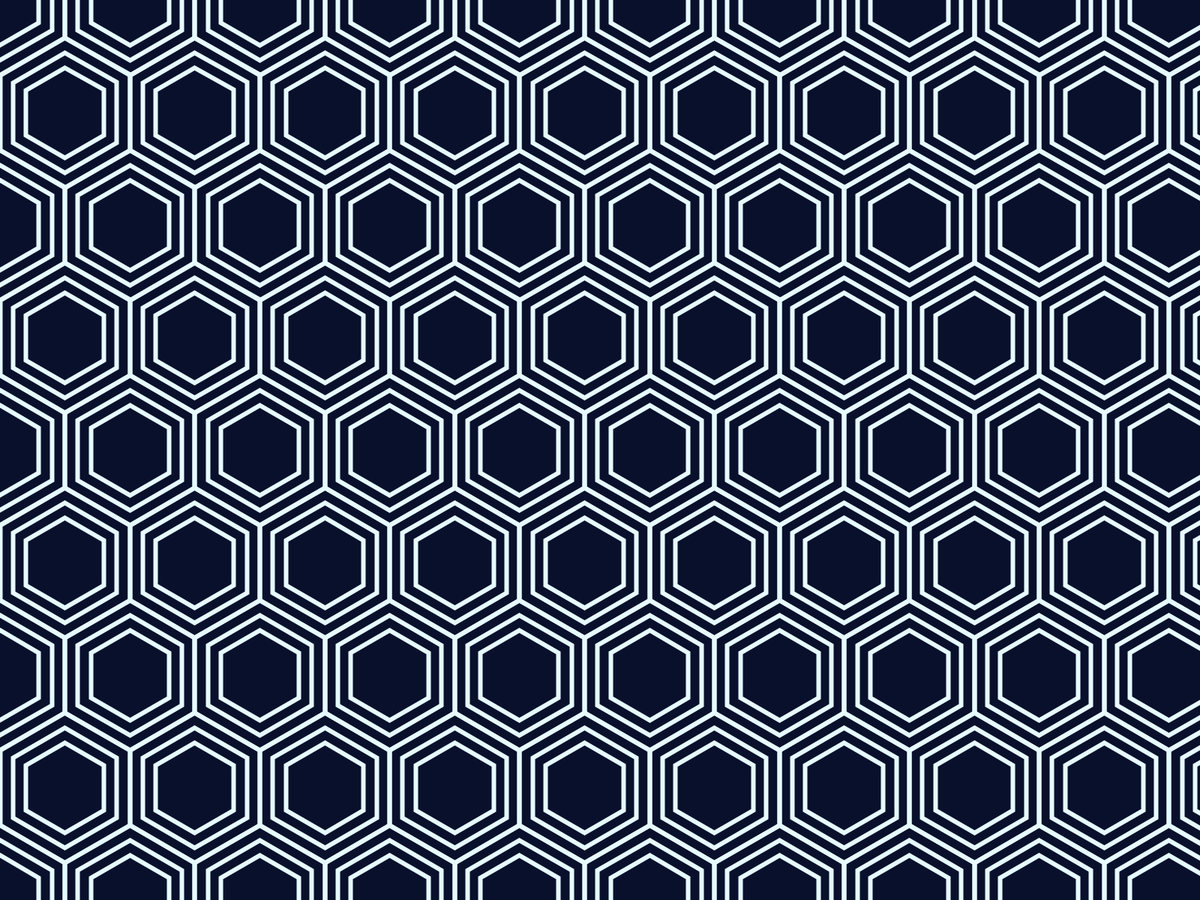
Frame 1 (no input)
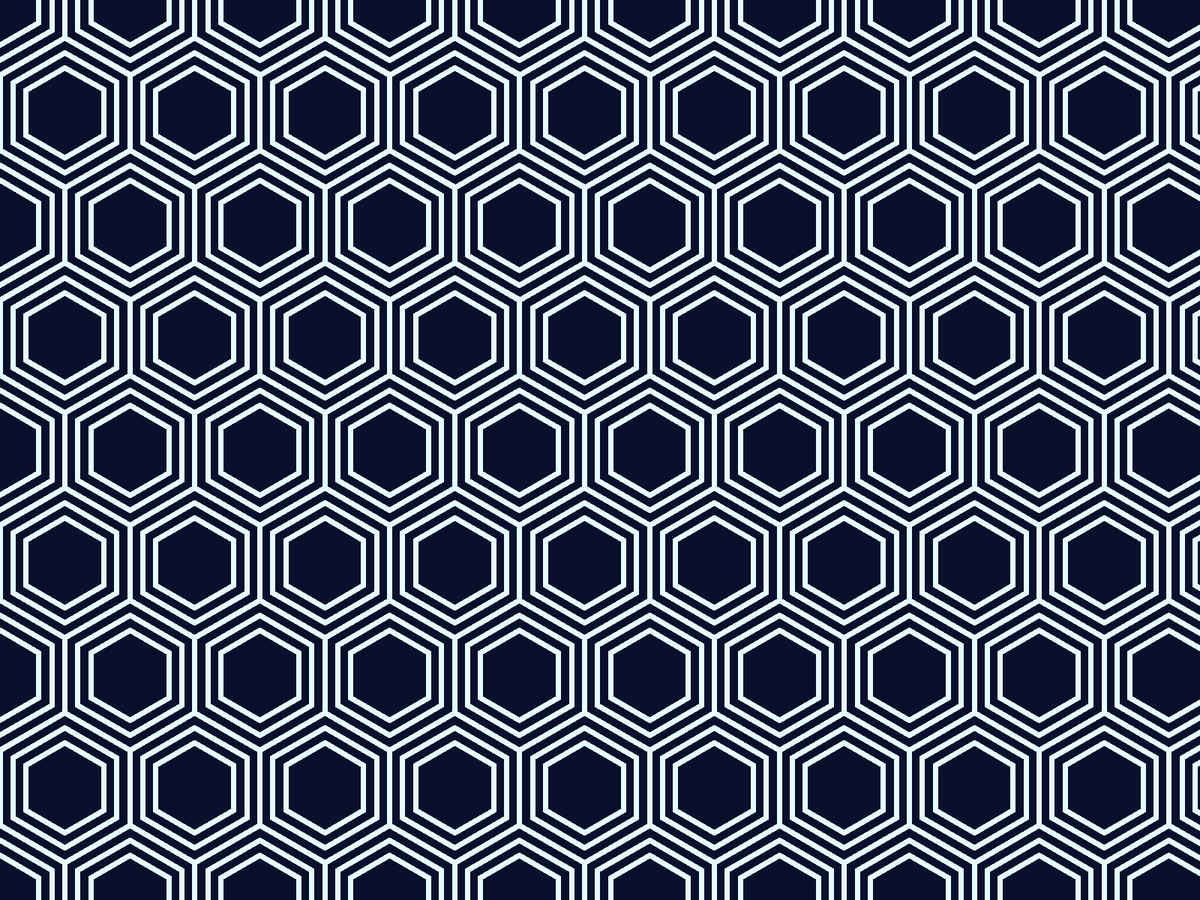
Frame 60 (the mouse pressed at the canvas centre just before this capture)
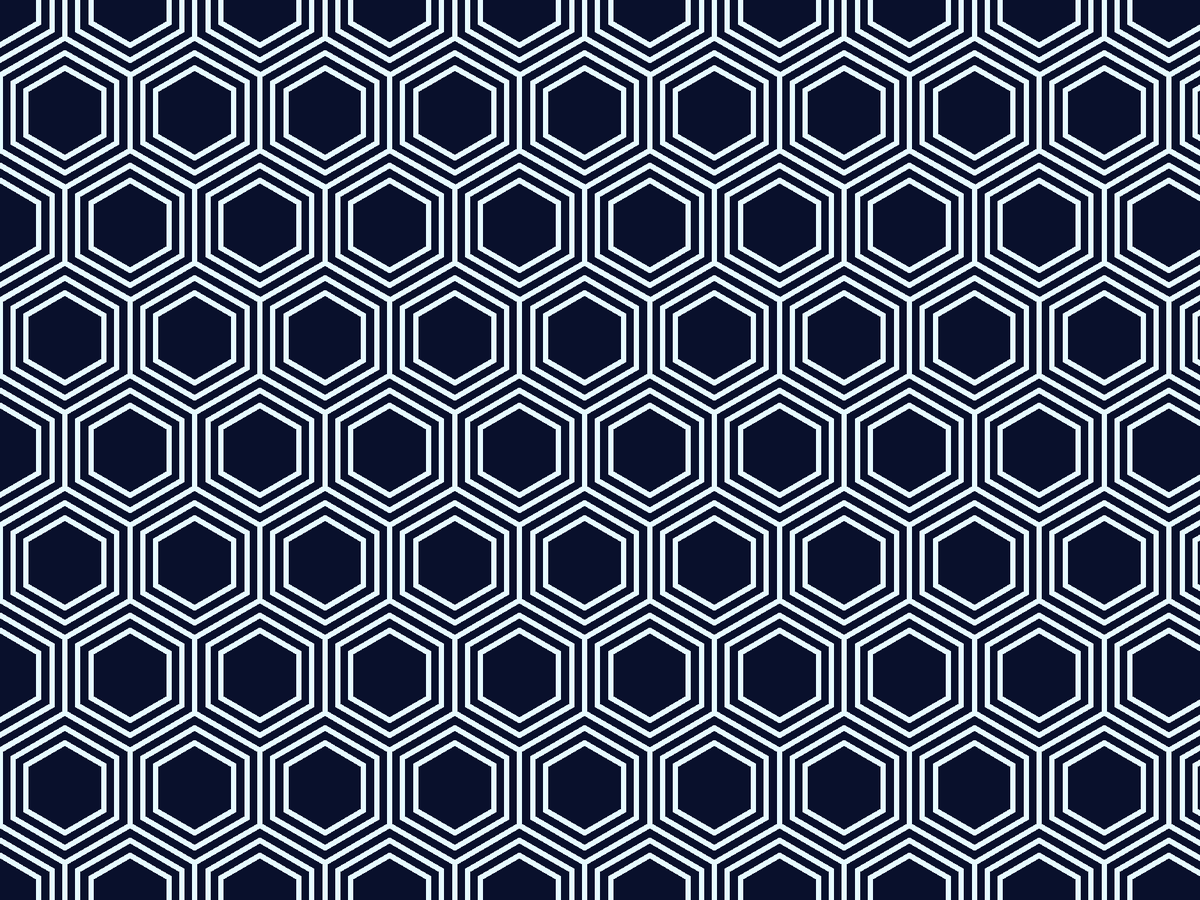
Frame 120 (the mouse held since frame 60 and released just before this capture)

The Processing sketch that drew these frames (run headless with seeded random() and noise(); from frame 60 on, the mouse is pressed at the canvas centre):

// Processing sketch: innerHex
// ── innerHex.pde
color bckgrnd = #09102C;
color hexColor = #E6FAFF;
float angleRot = 30;
float r = 100;
float xStep;
void setup(){
  fullScreen();
  background(bckgrnd);
  stroke(hexColor);
  strokeWeight(6);
  noFill();
  //noLoop();
}

void draw(){
  float d = r * cos(radians(30));
  float xStep = d;
  float ySubStep1 = 2 * d * sin(radians(60));
  float ySubStep2 = 2 * r * (1 + sin(radians(30)));
  for(int j = 0; j <= (height+ r) / ySubStep2; j++){
    for(int i = 0; i <= (width + r) / xStep; i++){
      float xPos = i * xStep;
      float yPos = (i % 2) * ySubStep1 + j * ySubStep2; 
      hexagon(xPos, yPos);
    }
  }
  saveMe();
}

void hexagon(float xOffset, float yOffset){
  float innerR = r;
  float limit = 3*innerR/5;
  float rStep = innerR/5;
  while(innerR >= limit){
    beginShape();
    for(int i = 0; i <= 5;i++){
      float xH = xOffset + innerR*cos(radians(i*60 + angleRot)); 
      float yH = yOffset + innerR*sin(radians(i*60 + angleRot));
      vertex(xH,yH);
    }
    endShape(CLOSE);
    innerR -= rStep;
  }
}

void saveMe(){
  if(mousePressed){
    println("saved");
    save("innerHex.png");
  }
}
